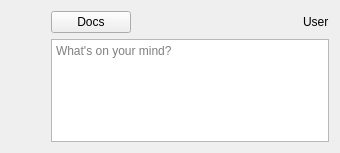
<?xml version="1.0" encoding="UTF-8"?>
<ui version="4.0">
 <class>Form</class>
 <widget class="QWidget" name="Form">
  <property name="geometry">
   <rect>
    <x>0</x>
    <y>0</y>
    <width>340</width>
    <height>153</height>
   </rect>
  </property>
  <property name="sizePolicy">
   <sizepolicy hsizetype="Minimum" vsizetype="Preferred">
    <horstretch>0</horstretch>
    <verstretch>0</verstretch>
   </sizepolicy>
  </property>
  <property name="windowTitle">
   <string>Form</string>
  </property>
  <layout class="QHBoxLayout" name="horizontalLayout_2" stretch="0,1">
   <item>
    <spacer name="horizontalSpacer_2">
     <property name="orientation">
      <enum>Qt::Orientation::Horizontal</enum>
     </property>
     <property name="sizeHint" stdset="0">
      <size>
       <width>40</width>
       <height>20</height>
      </size>
     </property>
    </spacer>
   </item>
   <item>
    <layout class="QVBoxLayout" name="verticalLayout">
     <item>
      <layout class="QHBoxLayout" name="horizontalLayout">
       <item>
        <widget class="QPushButton" name="docsButton">
         <property name="text">
          <string>Docs</string>
         </property>
        </widget>
       </item>
       <item>
        <spacer name="horizontalSpacer">
         <property name="orientation">
          <enum>Qt::Orientation::Horizontal</enum>
         </property>
         <property name="sizeHint" stdset="0">
          <size>
           <width>40</width>
           <height>20</height>
          </size>
         </property>
        </spacer>
       </item>
       <item>
        <widget class="QLabel" name="label">
         <property name="text">
          <string>User</string>
         </property>
        </widget>
       </item>
      </layout>
     </item>
     <item>
      <widget class="MessageTextEdit" name="userChatMessage">
       <property name="autoFormatting">
        <set>QTextEdit::AutoFormattingFlag::AutoAll</set>
       </property>
       <property name="tabChangesFocus">
        <bool>true</bool>
       </property>
       <property name="undoRedoEnabled">
        <bool>true</bool>
       </property>
       <property name="readOnly">
        <bool>false</bool>
       </property>
       <property name="textInteractionFlags">
        <set>Qt::TextInteractionFlag::LinksAccessibleByKeyboard|Qt::TextInteractionFlag::LinksAccessibleByMouse|Qt::TextInteractionFlag::TextBrowserInteraction|Qt::TextInteractionFlag::TextEditable|Qt::TextInteractionFlag::TextEditorInteraction|Qt::TextInteractionFlag::TextSelectableByKeyboard|Qt::TextInteractionFlag::TextSelectableByMouse</set>
       </property>
       <property name="placeholderText">
        <string>What's on your mind?</string>
       </property>
       <property name="openExternalLinks">
        <bool>true</bool>
       </property>
      </widget>
     </item>
    </layout>
   </item>
  </layout>
 </widget>
 <customwidgets>
  <customwidget>
   <class>MessageTextEdit</class>
   <extends>QTextBrowser</extends>
   <header>message_text</header>
  </customwidget>
 </customwidgets>
 <resources/>
 <connections/>
</ui>
